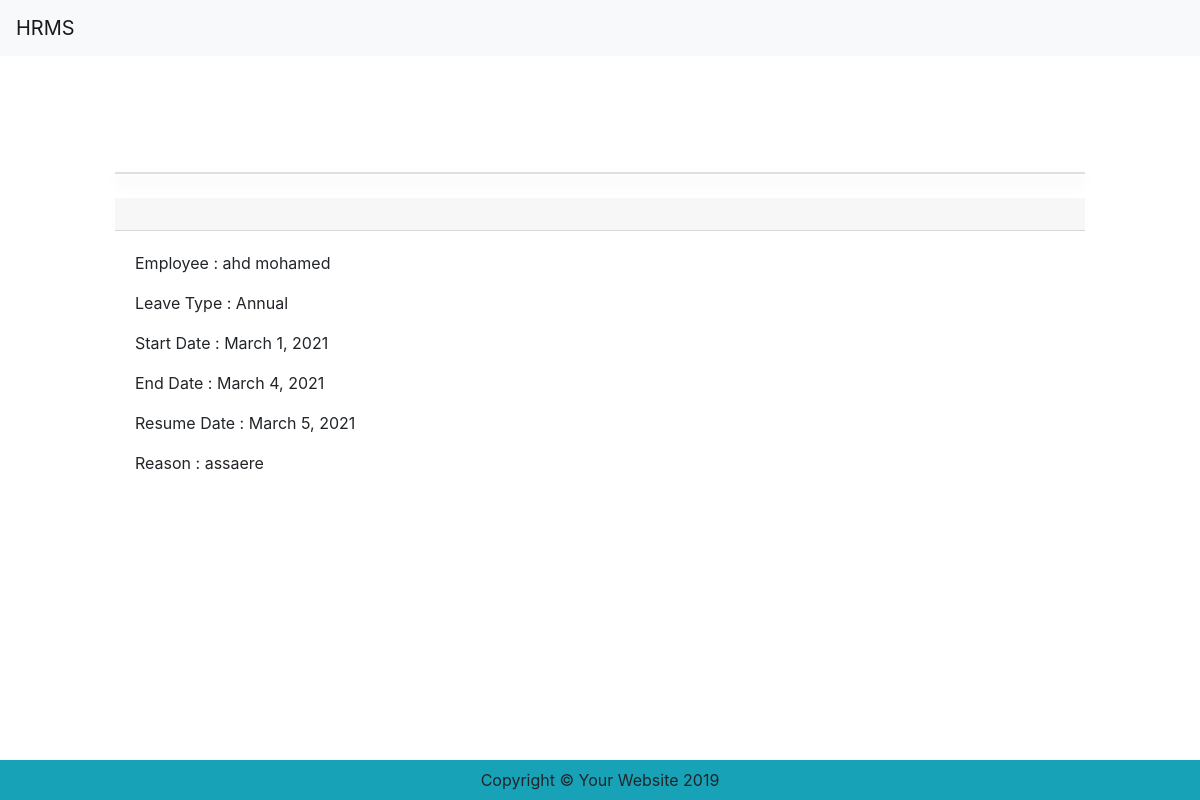
The page /leaves_master/show/5 on the database its author committed.
### leaves/models.py (models this page shows)
class All_Leaves(models.Model):
    employee=models.ForeignKey(Employee, related_name='temp', on_delete=models.CASCADE, null=True)
    leave_type=models.ForeignKey(Leave_Master, on_delete=models.CASCADE, null=True)
    leave_start=models.DateField(auto_now=False, auto_now_add=False)
    leave_end=models.DateField(auto_now=False, auto_now_add=False)
    resume_date=models.DateField(auto_now=False, auto_now_add=False)
    leave_reason=models.CharField(max_length=200)
    Status=models.CharField(
        max_length=20,
        default="WAITING FOR APPROVE",
    )

class Leave_Master(models.Model):
    leave_type=models.CharField(max_length=50)
    leave_value=models.CharField(max_length=2)
    def __str__(self):
        return self.leave_type

### employees/models.py (models this page shows)
class Employee(models.Model):
    user=models.ForeignKey(User, on_delete=models.CASCADE,null=True,blank=True)
    employee_name=models.CharField(max_length=50)
    employee_email=models.CharField(max_length=50)
    employee_number=models.CharField(max_length=50)
    GENDER_CHOICE = [
        ('Male', 'Male'),
        ('Female', 'Female'),
    ]
    gender = models.CharField(
        max_length=10,
        choices=GENDER_CHOICE,
        default="",
    )
    nationality=models.CharField(max_length=50)
    address=models.CharField(max_length=50)
    ID_CHOICE = [
        ('National_ID', 'National_ID'),
        ('Passport', 'Passport'),
    ]
    id_type=models.CharField(
        max_length=20,
        choices=ID_CHOICE,
        default="",
    )
    hire_date=models.DateTimeField(auto_now=False, auto_now_add=False)
    SOCIAL_CHOICE = [
        ('Single', 'Single'),
        ('Maried', 'Maried'),
    ]
    social_status=models.CharField(
        max_length=20,
        choices=SOCIAL_CHOICE,
        default="",
    )
    date_birth=models.DateTimeField(auto_now=False, auto_now_add=False)
    blace_birth=models.CharField(max_length=50)
    Mobile=models.CharField(max_length=50)
    idd=models.CharField(max_length=50)
    insured=models.BooleanField()
    is_active=models.BooleanField()
    has_medical=models.BooleanField()
    leaves_balance=models.CharField(max_length=50)
    def __str__(self):
        return self.employee_name

### leaves/views.py (the view)
# urls.py: path("show/<pk>", views.display_leave_details, name="show"),
def display_leave_details(request, pk):
    display= All_Leaves.objects.get(id=pk)
    context = {
        'display' : display ,
    }
    return render(request,'display.html',context)

### templates/display.html (shortened to what this page needs)
{% extends './base.html' %} {% block content %}
<div class="row justify-content-center ">
    <div class="col-10 ">
        <div class="card shadow mb-4 mt-3"></div>
        <div class="card-header py-3">
        </div>
        <div class="card-body">
            <p>Employee : {{display.employee}} </p>
            <p>Leave Type : {{display.leave_type}} </p>
            <p>Start Date : {{display.leave_start}} </p>
            <p>End Date : {{display.leave_end}} </p>
            <p>Resume Date : {{display.resume_date}} </p>
            <p>Reason : {{display.leave_reason}} </p>
        </div>
    </div>
</div>
</div>
{% endblock %}

### rows shown on the page
All_Leaves: employee "ahd mohamed", leave_type "Annual", leave_start "March 1, 2021", leave_end "March 4, 2021", resume_date "March 5, 2021", leave_reason "assaere"
